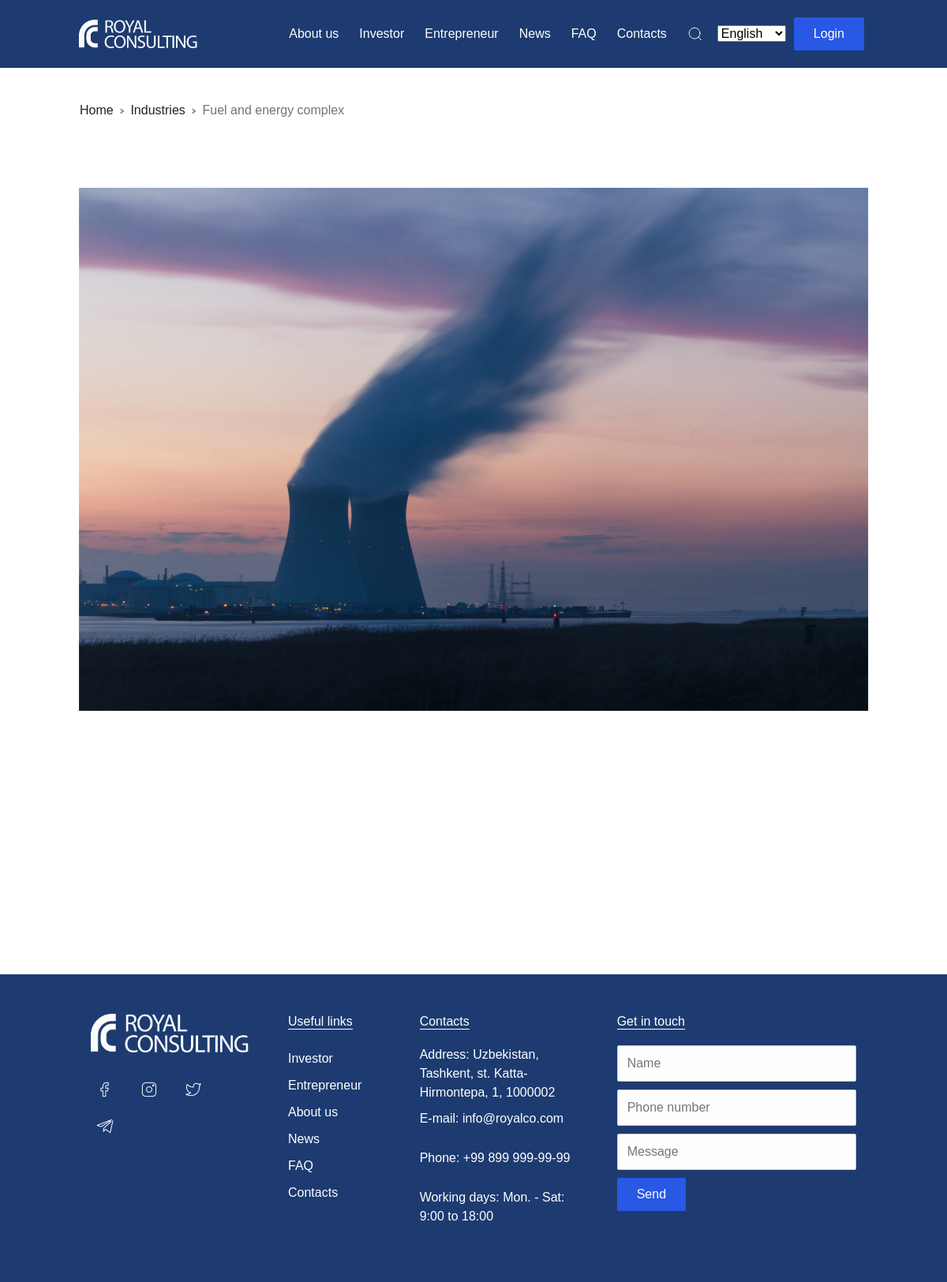
/entrepreneur/7385-6118/, run on the app's committed database.
### entrepreneur/models.py (models this page shows, shortened)
class IndustriesModel(models.Model):
    title = models.CharField(max_length=500, null=True, blank=True)
    body = RichTextField(null=True, blank=True)
    little_image = models.ImageField(upload_to=upload_location, null=True, blank=True)
    main_image = models.ImageField(upload_to=upload_location, null=True, blank=True)
    date_published = models.DateTimeField(auto_now_add=True, verbose_name="date published")
    slug = models.SlugField(blank=True, unique=True)
    class Meta:
        ordering = ['-date_published']
    @property
    def mainimageURL(self):
        try:
            url = self.main_image.url
        except:
            url = ''
        return url

### entrepreneur/views.py (the view)
# urls.py: path('<slug>/', detail_industies_view, name='detailed-industies'),
def detail_industies_view(request, slug):
    context = {}
    industries = get_object_or_404(IndustriesModel, slug=slug)
    context['industries'] = industries
    return render(request, 'pages/industries_detail.html', context)

### entrepreneur/templates/pages/industries_detail.html (shortened to what this page needs)
{% extends 'base.html' %}
{% load static %}
{% load i18n %}
{% block content %}
    <section class="px-100 about">
        <div class="row">
            <ul class="breadcrumb">
                <li class="breadcrumb-item"><a href="{% url 'home' %}">Home</a></li>
                <li class="breadcrumb-item"><a href="{% url 'entrepreneur:entrepreneur' %}">Industries</a></li>
                <li class="breadcrumb-item active">{{ industries.title }}</li>
            </ul>
        </div>
        <div class="row animation">
            <div class="col-lg-12 animation_top">
                <img src="{{industries.mainimageURL}}" class="w-100 mt-50" alt="">
            </div>
        </div>
    </section>
{% endblock %}

### static/css/style.css (style rules this page uses)
* { margin: 0; -webkit-box-sizing: border-box; box-sizing: border-box; }
html, body { width: 100%; height: 100%; margin: 0; padding: 0; font-family: "Raleway", "Arial"; }
a { text-decoration: none !important; color: #222222; }
.px-100 { padding: 0 100px; }
.animation { -webkit-transition: all 0.1s; transition: all 0.1s; opacity: 0; }
.mt-50 { margin-top: 50px; }
.breadcrumb { background: none; margin-top: 30px; }
.breadcrumb .breadcrumb-item + .breadcrumb-item::before { content: "\203A"; font-size: 16px; font-weight: bold; }

### data on the page
IndustriesModel: title "Fuel and energy complex", mainimageURL (picture)

### other printed values
form field language "English"
